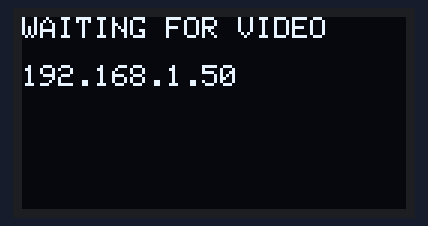
Recording of a sketch running on a simulated ESP32. Shown: 128×64 one-colour display. WiFi joins after 1.5 s; servers stay silent unless stated; what the sketch prints to the serial monitor is not drawn.

Above: at 1.6 s.

The sketch:

oled_video.ino
```cpp
#include <WiFi.h>
#include <WiFiUdp.h>
#include <Wire.h>
#include <Adafruit_GFX.h>
#include <Adafruit_SSD1306.h>

const char* WIFI_SSID = "pandu";
const char* WIFI_PASSWORD = "12345678900";
constexpr uint16_t UDP_PORT = 4210;
constexpr size_t FRAME_SIZE = 1024;

Adafruit_SSD1306 display(128, 64, &Wire, -1);
WiFiUDP udp;
uint8_t packet[4 + FRAME_SIZE];
unsigned long lastFrame = 0;
unsigned long frameCounter = 0;

void showMessage(const char* line1, const String& line2 = "") {
  display.clearDisplay();
  display.setTextSize(1);
  display.setTextColor(SSD1306_WHITE);
  display.setCursor(0, 0);
  display.println(line1);
  display.println();
  display.println(line2);
  display.display();
}

void setup() {
  Serial.begin(115200);
  Wire.begin(21, 22);
  Wire.setClock(400000);
  if (!display.begin(SSD1306_SWITCHCAPVCC, 0x3C)) {
    Serial.println("OLED init failed. Check I2C address/wiring.");
    while (true) delay(1000);
  }
  showMessage("Connecting WiFi...");
  WiFi.mode(WIFI_STA);
  WiFi.begin(WIFI_SSID, WIFI_PASSWORD);
  unsigned long start = millis();
  while (WiFi.status() != WL_CONNECTED && millis() - start < 20000) {
    delay(300);
    Serial.print('.');
  }
  if (WiFi.status() != WL_CONNECTED) {
    showMessage("WiFi FAILED", "Check SSID/password");
    Serial.println("WiFi connection failed");
    return;
  }
  if (!udp.begin(UDP_PORT)) {
    showMessage("UDP FAILED");
    Serial.println("UDP bind failed");
    return;
  }
  Serial.printf("ESP32 IP: %s | UDP port: %u\n", WiFi.localIP().toString().c_str(), UDP_PORT);
  showMessage("WAITING FOR VIDEO", WiFi.localIP().toString());
}

void loop() {
  if (WiFi.status() != WL_CONNECTED) return;
  int len = udp.parsePacket();
  if (len <= 0) return;
  if (len != sizeof(packet)) {
    Serial.printf("Ignored UDP packet, size=%d (expected 1028)\n", len);
    while (udp.available()) udp.read();
    return;
  }
  int n = udp.read(packet, sizeof(packet));
  if (n != sizeof(packet)) return;
  if (memcmp(packet, "VID0", 4) != 0) {
    Serial.println("Ignored packet: invalid header");
    return;
  }
  memcpy(display.getBuffer(), packet + 4, FRAME_SIZE);
  display.display();
  frameCounter++;
  lastFrame = millis();
  if (frameCounter % 30 == 0) {
    Serial.printf("Displayed %lu frames, sender=%s\n", frameCounter, udp.remoteIP().toString().c_str());
  }
}
```
